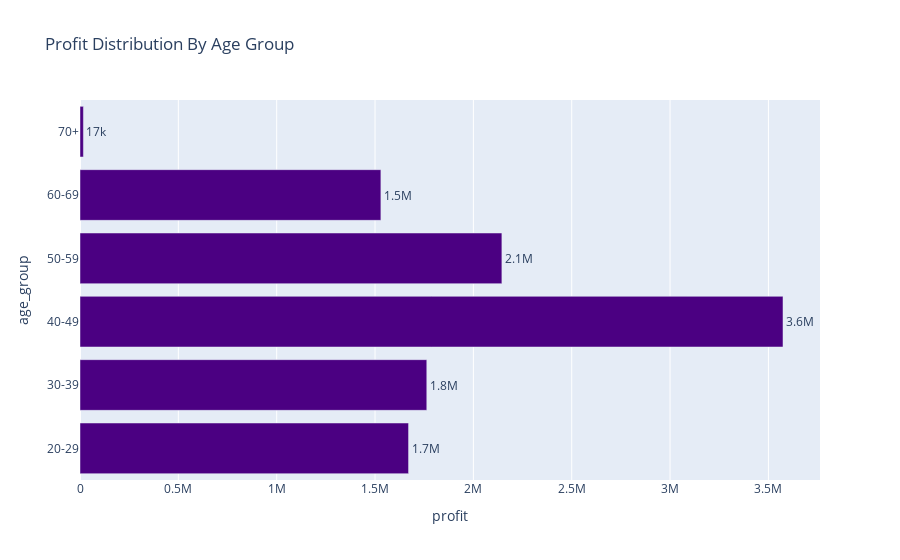

Notebook source saved alongside this figure:
### Code cell
fig = px.bar(insight_5,y='age_group',x='profit',text='profit',
             title='Profit Distribution By Age Group')
fig.update_traces(texttemplate='%{text:.2s}',textposition='outside',marker_color='indigo')
fig.update_layout(uniformtext_minsize=13)

### Figure 1 — Plotly figure (JSON) as saved in the notebook; plotly's stock layout.template omitted (floating-point values rounded to 4 significant figures)
{"data": [{"alignmentgroup": "True", "hovertemplate": "profit=%{text}<br>age_group=%{y}<extra></extra>", "legendgroup": "", "marker": {"color": "indigo", "pattern": {"shape": ""}}, "name": "", "offsetgroup": "", "orientation": "h", "showlegend": false, "text": [1670000.0, 1763000.0, 3574000.0, 2145000.0, 1530000.0, 17310.0], "textposition": "outside", "texttemplate": "%{text:.2s}", "type": "bar", "x": [1670000.0, 1763000.0, 3574000.0, 2145000.0, 1530000.0, 17310.0], "xaxis": "x", "y": ["20-29", "30-39", "40-49", "50-59", "60-69", "70+"], "yaxis": "y"}], "layout": {"barmode": "relative", "legend": {"tracegroupgap": 0}, "title": {"text": "Profit Distribution By Age Group"}, "uniformtext": {"minsize": 13}, "xaxis": {"anchor": "y", "domain": [0, 1], "title": {"text": "profit"}}, "yaxis": {"anchor": "x", "domain": [0, 1], "title": {"text": "age_group"}}}}
